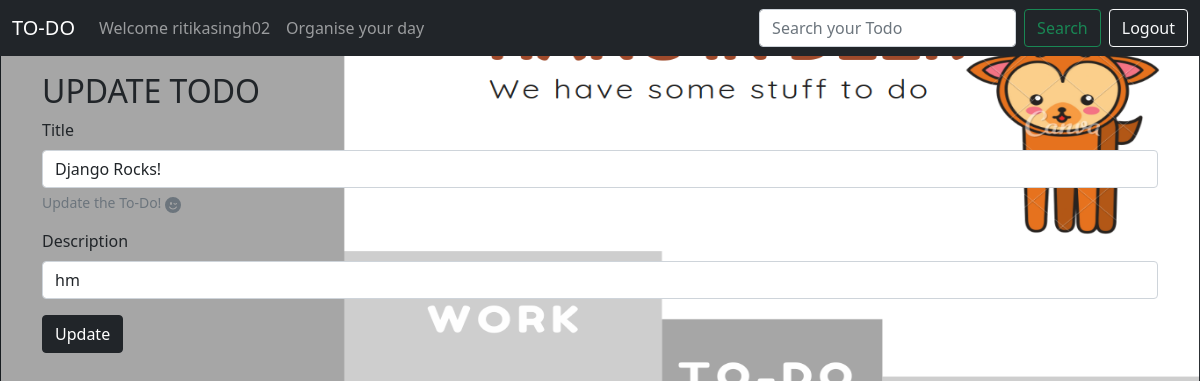
Page /update/4 (signed in) on the committed database.
### app.py (models this page shows, shortened)
class Todo(db.Model):
    _tablename = 'todo'
    sno = db.Column(db.Integer, primary_key=True)
    title = db.Column(db.String(200), nullable=False)
    desc = db.Column(db.String(200), nullable=False)
    user = db.Column(db.String(200), db.ForeignKey('user.uname'))
    date_created = db.Column(db.DateTime, default=datetime.utcnow)

### app.py (the view, shortened to what this page needs)
@app.route('/update/<int:sno>', methods=['GET', 'POST'])
def update(sno):
    todo = Todo.query.filter_by(sno=sno).first()
    return render_template("update.html", todo=todo, user=session['user'])

### templates/update.html (shortened to what this page needs)
{% extends 'base.html' %}
{%block body%}
    <div class="container my-3">
        <h2>UPDATE TODO</h2>
    <form action= "/update/{{todo.sno}}" method="POST">
        <div class="mb-3">
            <label for="title" class="form-label">Title</label>
            <input type="text" class="form-control" name = "title" id="title" value = "{{todo.title}}" aria-describedby="emailHelp">
            <div id="emailHelp" class="form-text">Update the To-Do!
            </div>
        </div>
        <div class="mb-3">
            <label for="desc" class="form-label">Description</label>
            <input type="text" class="form-control" name = "desc" id="desc" value="{{todo.desc}}">
        </div>
        <button type="submit" class="btn btn-dark ">Update</button>
        </form>
        </div>
{%endblock%}

### templates/base.html (shortened to what this page needs)
<!doctype html>
<html lang="en">
  <head>
    <link href="https://cdn.jsdelivr.net/npm/bootstrap@5.0.0/dist/css/bootstrap.min.css" rel="stylesheet">
    <link href="https://cdn.jsdelivr.net/npm/bootstrap@5.0.0/dist/css/bootstrap.min.css" rel="stylesheet">
  </head>
  <body>
    <nav class="navbar navbar-expand-lg navbar-dark bg-dark">
        <div class="container-fluid">
          <a class="navbar-brand" href="/">TO-DO</a>
          <div class="collapse navbar-collapse" id="navbarSupportedContent">
            <ul class="navbar-nav me-auto mb-2 mb-lg-0">
              <li class="nav-item">
                {% if user%}
                <a class="nav-link deactive" aria-current="page" href="/">Welcome {{user}}</a>
                {%else%}
                <a class="nav-link active" aria-current="page" href="/login">Login</a>
                {%endif%}
              </li>
              <li class="nav-item">
                <a class="nav-link" href="#">Organise your day</a>
              </li>
            </ul>
            <div class="d-flex" >
              <input class="form-control me-2" type="search" id = "search" name= "search" placeholder="Search your Todo" aria-label="Search">
              <button class="btn btn-outline-success me-2" onclick= "search(event)" type="submit">Search</button>
            </div>
            <div class="d-flex" >
              <button type="button" class="btn btn-outline-light" onclick="location.href ='/logout';">Logout</button>
            </div>
          </div>
        </div>
      </nav>
      {% block body %}
      {% endblock body %}
  </body>
  </html>

### templates/base.html (style rules this page uses)
body { background-color: #dfe6e9; }

### templates/update.html (style rules this page uses)
body { background-image: url('./static/back.png'); background-position: fixed; background-size: 100% 560px; background-repeat: no-repeat; }

### rows in the picture
Todo: user "ritikasingh02", title "Django Rocks!", desc "hm"
